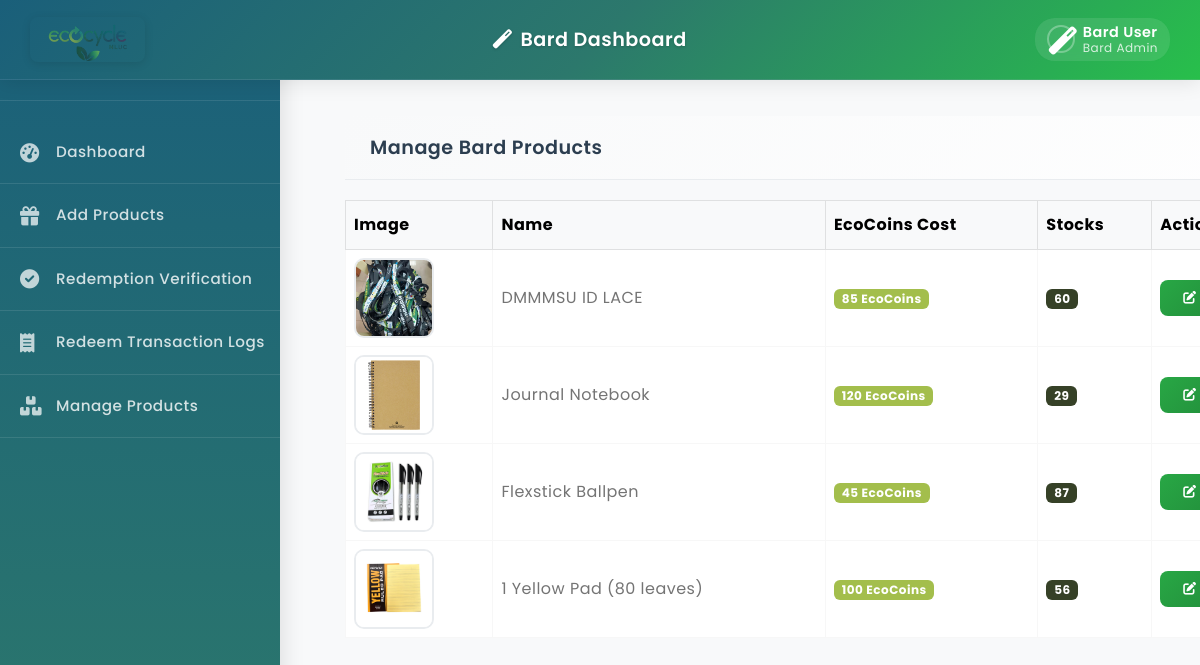
/admin/managebardproducts.php, run on an earlier commit of the app's database.
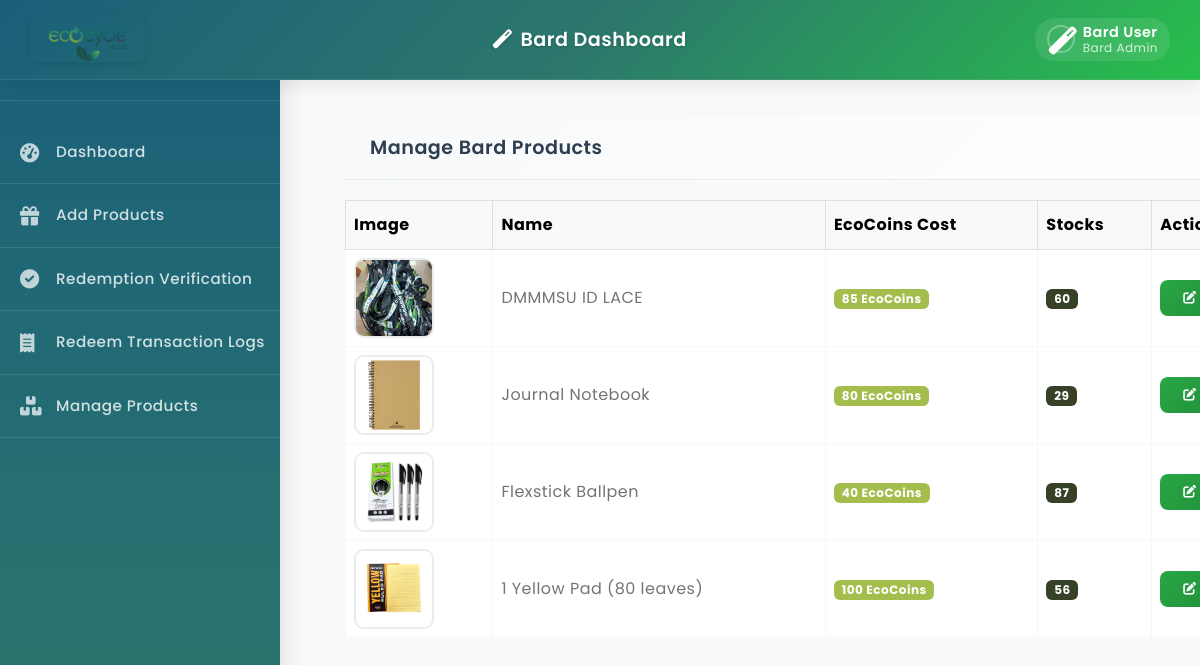
And on a later commit of the database.
### tables this page shows
CREATE TABLE `bardproducts` (
  `id` int(11) NOT NULL AUTO_INCREMENT,
  `name` varchar(255) NOT NULL,
  `description` text DEFAULT NULL,
  `ecocoins_cost` int(11) NOT NULL,
  `stocks` int(11) NOT NULL DEFAULT 0,
  `image` varchar(255) DEFAULT NULL,
  `created_at` timestamp NOT NULL DEFAULT current_timestamp(),
  `updated_at` timestamp NOT NULL DEFAULT current_timestamp() ON UPDATE current_timestamp(),
  PRIMARY KEY (`id`)
);

### admin/managebardproducts.php (the view, shortened to what this page needs)
<?php
include '../config/database.php';
$products = [];
try {
    $stmt = $pdo->query("SELECT * FROM bardproducts ORDER BY created_at DESC");
    $products = $stmt->fetchAll();
} catch (Exception $e) {
    $error_message = $e->getMessage();
}
include 'bardheader.php';
?>
<!DOCTYPE html>
<html lang="en">
<head>
    <link href="https://cdn.jsdelivr.net/npm/bootstrap@5.3.0-alpha3/dist/css/bootstrap.min.css" rel="stylesheet">
    <link rel="stylesheet" href="https://cdnjs.cloudflare.com/ajax/libs/font-awesome/6.0.0-beta3/css/all.min.css">
    <link rel="stylesheet" type="text/css" href="../css/vendor.css">
    <link rel="stylesheet" type="text/css" href="../style.css">
</head>
<body>
<?php include 'bardsidebar.php'; ?>
<div class="main-content">
    <div class="container-fluid">
    <div class="products-card" style="background:transparent;box-shadow:none;border:none;">
            <div class="card-header">
                <h5 class="card-title">Manage Bard Products</h5>
            </div>
            <div class="card-body">
                <?php if (empty($products)): ?>
                    <div class="empty-state">
                        <i class="fas fa-box-open"></i>
                        <h4>No Products Found</h4>
                        <p>No bard products have been added yet.</p>
                    </div>
                <?php else: ?>
                <div class="table-responsive">
                    <table class="table table-bordered table-hover align-middle">
                        <thead class="table-light">
                            <tr>
                                <th>Image</th>
                                <th>Name</th>
                                <th>EcoCoins Cost</th>
                                <th>Stocks</th>
                                <th>Actions</th>
                            </tr>
                        </thead>
                        <tbody>
                        <?php foreach ($products as $product): ?>
                            <tr>
                                <td><img src="../<?php echo htmlspecialchars($product['image']); ?>" class="product-img-preview" alt="<?php echo htmlspecialchars($product['name']); ?>"></td>
                                <td><?php echo htmlspecialchars($product['name']); ?></td>
                                <td><span class="badge bg-success"><?php echo number_format($product['ecocoins_cost']); ?> EcoCoins</span></td>
                                <td><span class="badge bg-secondary"><?php echo $product['stocks']; ?></span></td>
                                <td>
                                    <button class="btn btn-edit btn-action btn-sm me-1" onclick="openEditStockModal(<?php echo $product['id']; ?>, '<?php echo htmlspecialchars(addslashes($product['name'])); ?>', <?php echo $product['stocks']; ?>, <?php echo $product['ecocoins_cost']; ?>)"><i class="fas fa-edit me-1"></i>Edit</button>
                                </td>
                            </tr>
                        <?php endforeach; ?>
                        </tbody>
                    </table>
                </div>
                <?php endif; ?>
            </div>
        </div>
    </div>
</div>
</body>
</html>

### admin/bardheader.php (shortened to what this page needs)
<!DOCTYPE html>
<html lang="en">
  <head>
    <link rel="stylesheet" href="https://cdn.jsdelivr.net/npm/swiper@9/swiper-bundle.min.css">
    <link href="https://cdn.jsdelivr.net/npm/bootstrap@5.3.0-alpha3/dist/css/bootstrap.min.css" rel="stylesheet">
    <link rel="stylesheet" type="text/css" href="../css/vendor.css">
    <link rel="stylesheet" type="text/css" href="../style.css">
    <link rel="stylesheet" href="https://cdnjs.cloudflare.com/ajax/libs/font-awesome/6.0.0-beta3/css/all.min.css">
  </head>
  <body>
    <header class="bard-header">
      <div class="header-content">
        <div class="header-left">
          <div class="logo-section">
              <img src="../images/logo.png.png" alt="Ecocycle Logo" class="logo-img">
          </div>
        </div>
        <div class="header-center">
          <h4 class="page-title"><i class="fas fa-magic me-2"></i>Bard Dashboard</h4>
        </div>
        <div class="header-right">
          <div class="header-actions">
            <div class="bard-profile dropdown" data-bs-toggle="dropdown" aria-expanded="false" style="cursor:pointer; padding: 6px 12px; gap: 8px;">
              <i class="fas fa-magic bard-avatar" style="font-size: 28px; color: white; width: 28px; height: 28px; border-radius: 50%; border: 2px solid rgba(255,255,255,0.3); object-fit: cover;"></i>
              <div class="bard-info">
                <p class="bard-name" style="font-size: 0.9rem; font-weight: 600; margin: 0; line-height: 1.2;">Bard User</p>
                <p class="bard-role" style="font-size: 0.75rem; color: rgba(255,255,255,0.8); margin: 0; line-height: 1.2;">Bard Admin</p>
              </div>
            </div>
          </div>
        </div>
      </div>
    </header>
  </body>
</html>

### admin/bardsidebar.php (shortened to what this page needs)
<div class="bard-sidebar pt-0">
  <div class="bard-logo-section">
    <div class="bard-logo">
    </div>
  </div>
  <a href="barddashboard.php" class="bard-menu-item">
    <i class="fas fa-tachometer-alt"></i>
    <span class="bard-menu-text">Dashboard</span>
  </a>
  <a href="bardaddproducts.php" class="bard-menu-item">
    <i class="fas fa-gift"></i>
    <span class="bard-menu-text">Add Products</span>
  </a>
  <a href="bardredemptionverification.php" class="bard-menu-item">
    <i class="fas fa-check-circle"></i>
    <span class="bard-menu-text">Redemption Verification</span>
  </a>
  <a href="bardredemptionlogs.php" class="bard-menu-item">
    <i class="fas fa-receipt"></i>
    <span class="bard-menu-text">Redeem Transaction Logs</span>
  </a>
  <a href="managebardproducts.php" class="bard-menu-item">
    <i class="fas fa-boxes"></i>
    <span class="bard-menu-text">Manage Products</span>
  </a>
</div>

### style.css (style rules this page uses)
body { font-family: 'Poppins', sans-serif; --heading-font : "Inter", sans-serif; --bs-link-color: #333; --bs-link-hover-color:#333; --bs-link-color-rgb: 40,40,40; --bs-link-hover-color-rgb: 0,0,0; --bs-light-rgb: 248, 248, 248; --bs-font-sans-serif: "Inter", sans-serif; --bs-body-font-family: 'Poppins', sans-serif; --bs-body-font-size: 1rem; --bs-body-font-weight: 400; --bs-body-line-height: 2; --bs-body-color: #747474; --bs-primary: #6BB252; --bs-primary-rgb: 107, 178, 82; --bs-secondary: #364127; --bs-secondary-rgb: 54, 65, 39; --bs-danger: #F95F09; --bs-danger-rgb: 249, 95, 9; --bs-success: #a3be4c; --bs-success-rgb: 163, 190, 76; --bs-primary-bg-subtle: #FFF9EB; --bs-success-bg-subtle: #eef5e5; --bs-border-color: #F7F7F7; }
body { letter-spacing: 0.03em; }
h1,h2,h3,h4,h5,h6 { font-family: 'Poppins', sans-serif; color: var(--bs-dark); font-weight: 700; }
.container, .container-fluid, .container-lg, .container-md, .container-sm, .container-xl, .container-xxl { --bs-gutter-x: 3rem; }
.main-content { width: 100%; padding-left: 0; padding-right: 0; }

### admin/bardheader.php (style rules this page uses)
body { padding-top: 80px; font-family: 'Poppins', sans-serif; background-color: #f8f9fa; }
.bard-header { background: linear-gradient(135deg, #1a5f7a 0%, #2c786c 50%, #28bf4b 100%); height: 80px; position: fixed; top: 0; left: 0; width: 100%; z-index: 1100; box-shadow: 0 2px 20px rgba(0,0,0,0.1); border-bottom: 1px solid rgba(255,255,255,0.1); }
.header-content { height: 100%; display: flex; align-items: center; justify-content: space-between; padding: 0 30px; }
.header-left { display: flex; align-items: center; gap: 20px; }
.logo-section { display: flex; align-items: center; gap: 15px; }
.logo-img { height: 45px; border-radius: 8px; box-shadow: 0 2px 10px rgba(0,0,0,0.1); }
.header-center { flex: 1; display: flex; justify-content: center; align-items: center; }
.page-title { color: white; font-weight: 600; font-size: 1.2rem; margin: 0; text-shadow: 0 1px 3px rgba(0,0,0,0.2); }
.header-right { display: flex; align-items: center; gap: 20px; }
.header-actions { display: flex; align-items: center; gap: 15px; }
.bard-profile { display: flex; align-items: center; gap: 8px; padding: 6px 12px; background: rgba(255,255,255,0.1); border-radius: 20px; backdrop-filter: blur(10px); transition: all 0.3s ease; cursor: pointer; }
.bard-avatar { width: 28px; height: 28px; border-radius: 50%; border: 2px solid rgba(255,255,255,0.3); object-fit: cover; }
.bard-info { color: white; text-align: left; }
.bard-name { font-weight: 600; font-size: 0.9rem; margin: 0; line-height: 1.2; }
.bard-role { font-size: 0.75rem; color: rgba(255,255,255,0.8); margin: 0; line-height: 1.2; }

### admin/managebardproducts.php (style rules this page uses)
html, body { overflow-x: hidden; }
body { background-color: #f8f9fa; font-family: 'Poppins', sans-serif; }
.main-content { margin-left: 280px; padding: 20px; min-height: 100vh; background-color: #f8f9fa; width: 100%; }
.container-fluid { max-width: 1200px; margin-left: 25px; margin-right: auto; padding: 0 20px; margin-top: 1rem; box-sizing: border-box; }
.products-card { background: transparent; border-radius: 0; box-shadow: none; border: none; overflow: visible; }
.card-header { background: linear-gradient(135deg, #f8f9fa 0%, #ffffff 100%); border-bottom: 1px solid #e9ecef; padding: 20px 25px; border-radius: 15px 15px 0 0; }
.card-title { font-size: 1.2rem; font-weight: 600; color: #2c3e50; margin: 0; }
.product-img-preview { height: 80px; object-fit: cover; width: 80px; border-radius: 10px; border: 2px solid #e9ecef; }
.btn-action { padding: 8px 15px; font-size: 0.8rem; border-radius: 8px; min-width: 90px; display: inline-flex; align-items: center; justify-content: center; gap: 4px; }
.btn-edit.btn-action { background: linear-gradient(135deg, #28a745 0%, #218838 100%); color: #fff; border: none; }
.table-responsive { margin-top: 20px; }
td, th { vertical-align: middle !important; }

What changed in the data, as far as the page shows it:
changed bardproducts "Journal Notebook": ecocoins_cost "120" → "80"
changed bardproducts "Flexstick Ballpen": ecocoins_cost "45" → "40"
